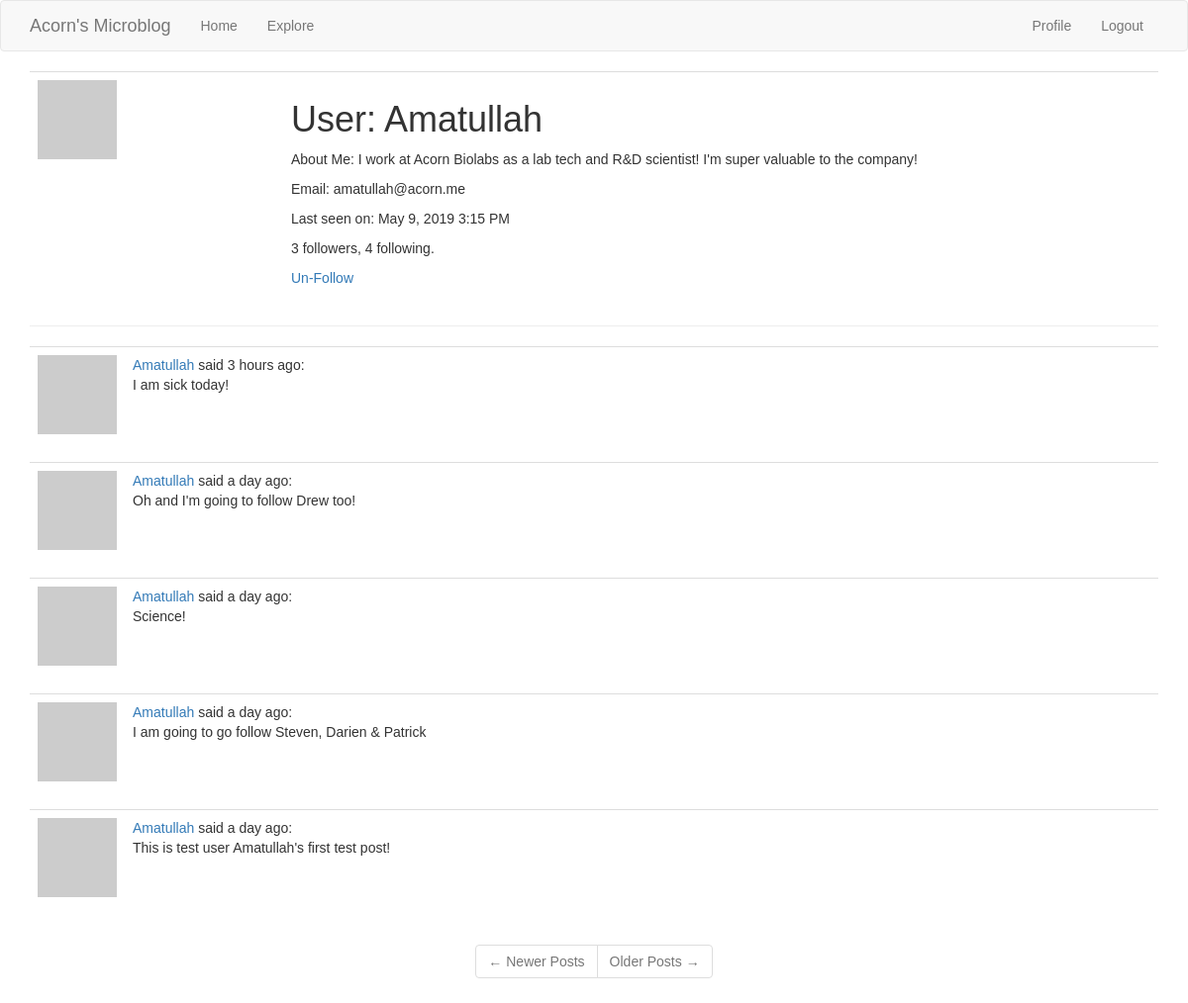
/user/Amatullah (signed in), run on the app's committed database.
### app/models.py (models this page shows, shortened)
class User(UserMixin, db.Model):
    id = db.Column(db.Integer, primary_key=True)
    username = db.Column(db.String(64), index=True, unique=True)
    email = db.Column(db.String(120), index=True, unique=True)
    password_hash = db.Column(db.String(128))
    posts = db.relationship('Post', backref='author', lazy='dynamic')
    followed = db.relationship('User',
                               secondary=followers,
                               primaryjoin=(followers.c.follower_id == id),
                               secondaryjoin=(followers.c.followed_id == id),
                               backref=db.backref('followers',
                                                  lazy='dynamic'),
                               lazy='dynamic')
    def is_following(self, user):
        return self.followed.filter(
            followers.c.followed_id == user.id).count() > 0
    about_me = db.Column(db.String(140))
    last_seen = db.Column(db.DateTime, default=datetime.utcnow)
    def avatar(self, size):
        digest = md5(self.email.lower().encode('utf-8')).hexdigest()
        return 'https://www.gravatar.com/avatar/{}?d=identicon&s={}'.format(digest, size)

class Post(db.Model):
    id = db.Column(db.Integer, primary_key=True)
    body = db.Column(db.String(140))
    timestamp = db.Column(db.DateTime, index=True, default=datetime.utcnow)
    user_id = db.Column(db.Integer, db.ForeignKey('user.id'))
    language = db.Column(db.String(5))

### app/main/routes.py (the view)
@bp.route('/user/<username>')
@login_required
def user(username):
    user = User.query.filter_by(username=username).first_or_404()
    page = request.args.get('page', 1, type=int)
    posts = user.posts.order_by(Post.timestamp.desc()).paginate(page, current_app.config['POSTS_PER_PAGE'], False)
    next_url = url_for('main.user', username=user.username, page=posts.next_num) if posts.has_next else None
    prev_url = url_for('main.user', username=user.username, page=posts.prev_num) if posts.has_prev else None
    return render_template('user.html', user=user, posts=posts.items, next_url=next_url, prev_url=prev_url)

### app/main/routes.py (called while the page is built)
@bp.before_request
def before_request():
    g.locale = str(get_locale())
    if current_user.is_authenticated:
        current_user.last_seen = datetime.utcnow()
        db.session.commit()

### app/models.py (called while the page is built)
@login.user_loader
def load_user(id):
    return User.query.get(int(id))  # DB may use numeric ID hence the int conversion

### app/templates/user.html
{% extends "base.html" %}
{% block app_content %}
    <table class="table table-hover">
        <tr>
            <td width="256px">
                <img src="{{ user.avatar(256) }}">
            </td>
            <td>
                <h1>User: {{ user.username }}</h1>
                {% if user.about_me %}
                    <p>
                        About Me: {{ user.about_me }}
                    </p>
                {% endif %}
                <p>
                    Email: {{ user.email }}
                </p>
                {% if user.last_seen %}
                    <p>
                        Last seen on: {{ moment(user.last_seen).format('LLL') }}
                    </p>
                {% endif %}
                <p>{{ user.followers.count() }} followers, {{ user.followed.count() }} following.</p>
                {% if user == current_user %}
                    <p>
                        <a href="{{ url_for('main.edit_profile') }}">
                            Edit your profile
                        </a>
                    </p>
                {% elif not current_user.is_following(user) %}
                    <p>
                        <a href="{{ url_for('main.follow', username=user.username) }}">
                            Follow
                        </a>
                    </p>
                {% else %}
                    <p>
                        <a href="{{ url_for('main.unfollow', username=user.username) }}">
                            Un-Follow
                        </a>
                    </p>
                {% endif %}
            </td>
        </tr>
    </table>
    <hr>
    {% for post in posts %}
        {% include '_post.html' %}
    {% endfor %}
    <div class="row text-center">
        <nav aria-label="...">
            <ul class="pagination">
                <li class="page-item{% if not prev_url %} disabled{% endif %}">
                    <a class="page-link" href="{{ prev_url or '#' }}" tabindex="{% if not prev_url %}-1{%else%}1{%endif%}">
                        <span aria-hidden="true">&larr;</span> Newer Posts
                    </a>
                </li>
                <li class="page-item{% if not next_url %} disabled{% endif %}">
                    <a class="page-link" href="{{ next_url or '#' }}" tabindex="{% if not next_url %}-1{%else%}1{%endif%}">
                        Older Posts <span aria-hidden="true">&rarr;</span>
                    </a>
                </li>
            </ul>
        </nav>
    </div>
{% endblock %}

### app/templates/_post.html (shortened to what this page needs)
<table class="table table-hover">
        <tr>
            <td width="70px">
                <a href="{{ url_for('main.user', username=post.author.username) }}">
                    <img src="{{ post.author.avatar(70) }}" />
                </a>
            </td>
            <td>
                <a class="font-weight-bold" style="text-decoration:none;" href="{{ url_for('main.user', username=post.author.username) }}">
                    {{ post.author.username }}
                </a>
                said {{ moment(post.timestamp).fromNow() }}:
                <br>
                <span id="post{{ post.id }}">
                    {{ post.body }}
                </span>
            </td>
        </tr>
    </table>

### app/static/css/main.css (style rules this page uses)
html { font-family: commuters-sans, sans-serif; }
body { font-family: commuters-sans, sans-serif; }

### data on the page
User: username "Amatullah", about_me "I work at Acorn Biolabs as a lab tech and R&D scientist! I'm super valuable to the company!", email "amatullah@acorn.me", last_seen "May 9, 2019 3:15 PM"
Post: author.username "Amatullah", timestamp "3 hours ago", body "I am sick today!"
Post: author.username "Amatullah", timestamp "a day ago", body "Oh and I'm going to follow Drew too!"
Post: author.username "Amatullah", timestamp "a day ago", body "Science!"
Post: author.username "Amatullah", timestamp "a day ago", body "I am going to go follow Steven, Darien & Patrick"
Post: author.username "Amatullah", timestamp "a day ago", body "This is test user Amatullah's first test post!"

### other printed values
{{ user.followers.count() }} "3"
{{ user.followed.count() }} "4"
